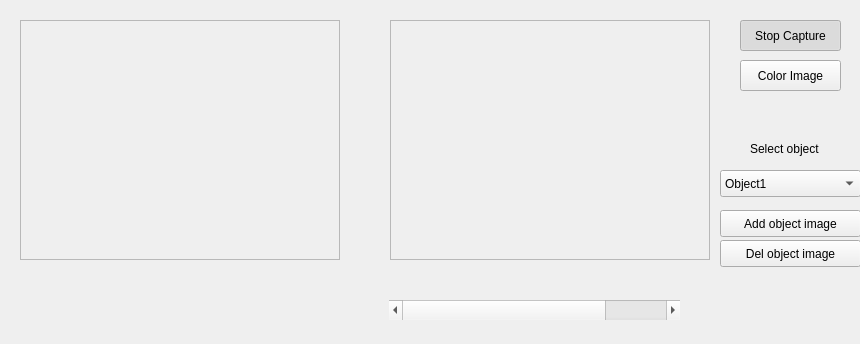
<?xml version="1.0" encoding="UTF-8"?>
<ui version="4.0">
 <class>MainWindow</class>
 <widget class="QWidget" name="MainWindow">
  <property name="geometry">
   <rect>
    <x>0</x>
    <y>0</y>
    <width>860</width>
    <height>344</height>
   </rect>
  </property>
  <property name="windowTitle">
   <string>Proyecto de Visión Artificial</string>
  </property>
  <widget class="QFrame" name="imageFrameS">
   <property name="geometry">
    <rect>
     <x>20</x>
     <y>20</y>
     <width>320</width>
     <height>240</height>
    </rect>
   </property>
   <property name="frameShape">
    <enum>QFrame::StyledPanel</enum>
   </property>
   <property name="frameShadow">
    <enum>QFrame::Raised</enum>
   </property>
  </widget>
  <widget class="QFrame" name="imageFrameD">
   <property name="geometry">
    <rect>
     <x>390</x>
     <y>20</y>
     <width>320</width>
     <height>240</height>
    </rect>
   </property>
   <property name="frameShape">
    <enum>QFrame::StyledPanel</enum>
   </property>
   <property name="frameShadow">
    <enum>QFrame::Raised</enum>
   </property>
  </widget>
  <widget class="QPushButton" name="captureButton">
   <property name="geometry">
    <rect>
     <x>740</x>
     <y>20</y>
     <width>101</width>
     <height>31</height>
    </rect>
   </property>
   <property name="text">
    <string>Stop Capture</string>
   </property>
   <property name="checkable">
    <bool>true</bool>
   </property>
   <property name="checked">
    <bool>true</bool>
   </property>
  </widget>
  <widget class="QPushButton" name="colorButton">
   <property name="geometry">
    <rect>
     <x>740</x>
     <y>60</y>
     <width>101</width>
     <height>31</height>
    </rect>
   </property>
   <property name="focusPolicy">
    <enum>Qt::StrongFocus</enum>
   </property>
   <property name="text">
    <string>Color Image</string>
   </property>
   <property name="checkable">
    <bool>true</bool>
   </property>
   <property name="checked">
    <bool>false</bool>
   </property>
  </widget>
  <widget class="QPushButton" name="addButton">
   <property name="geometry">
    <rect>
     <x>720</x>
     <y>210</y>
     <width>141</width>
     <height>27</height>
    </rect>
   </property>
   <property name="text">
    <string>Add object image</string>
   </property>
  </widget>
  <widget class="QPushButton" name="delButton">
   <property name="geometry">
    <rect>
     <x>720</x>
     <y>240</y>
     <width>141</width>
     <height>27</height>
    </rect>
   </property>
   <property name="text">
    <string>Del object image</string>
   </property>
  </widget>
  <widget class="QScrollBar" name="objScrollBar">
   <property name="geometry">
    <rect>
     <x>389</x>
     <y>300</y>
     <width>291</width>
     <height>20</height>
    </rect>
   </property>
   <property name="minimumSize">
    <size>
     <width>291</width>
     <height>0</height>
    </size>
   </property>
   <property name="minimum">
    <number>0</number>
   </property>
   <property name="maximum">
    <number>3</number>
   </property>
   <property name="orientation">
    <enum>Qt::Horizontal</enum>
   </property>
  </widget>
  <widget class="QLabel" name="label">
   <property name="geometry">
    <rect>
     <x>750</x>
     <y>140</y>
     <width>91</width>
     <height>17</height>
    </rect>
   </property>
   <property name="text">
    <string>Select object</string>
   </property>
  </widget>
  <widget class="QComboBox" name="objectComboBox">
   <property name="geometry">
    <rect>
     <x>720</x>
     <y>170</y>
     <width>141</width>
     <height>27</height>
    </rect>
   </property>
   <item>
    <property name="text">
     <string>Object1</string>
    </property>
   </item>
   <item>
    <property name="text">
     <string>Object2</string>
    </property>
   </item>
   <item>
    <property name="text">
     <string>Object3</string>
    </property>
   </item>
  </widget>
 </widget>
 <resources/>
 <connections/>
</ui>
